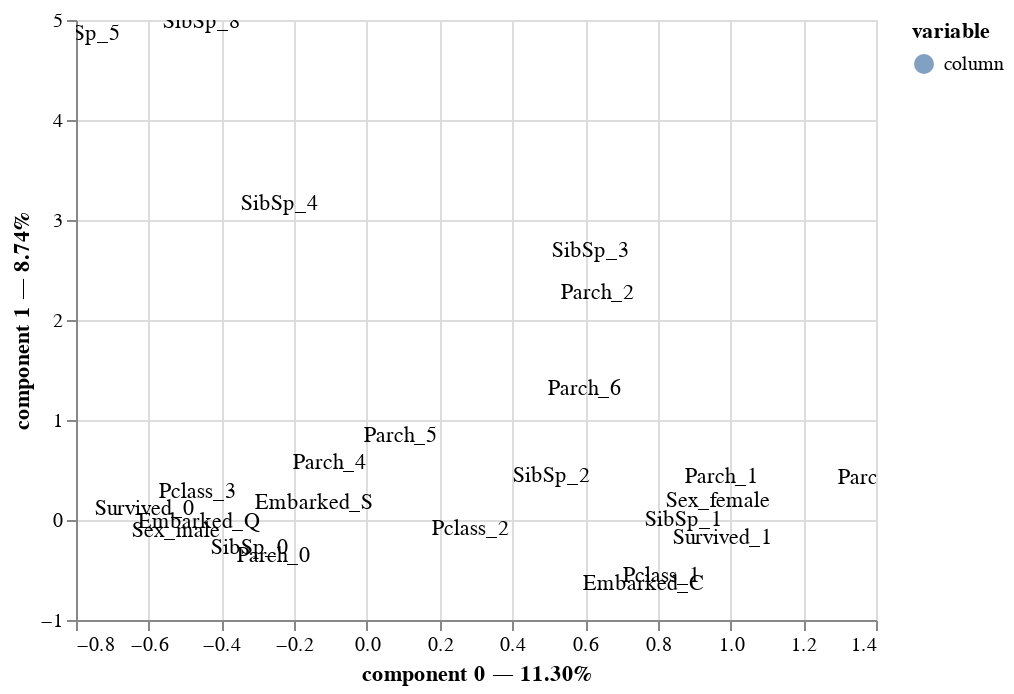

Notebook code cell kept with this figure:
### Markdown cell above
Für die erste Komponente können wir erkennen, dass insgesamt knapp 30% der Varianz durch die Überlebensrate erklärt wird. Zusätzlich kommen noch 25% und 15% die durch das Geschlecht und die Passagierklasse erklärt werden.

### Code cell
mca_fit.plot(datei[["Survived", "Pclass", "Sex", "SibSp","Embarked", "Parch"]], show_row_markers = False, show_column_markers = False, show_column_labels = True)

### Figure 1 — Vega-Lite specification as saved in the notebook (floating-point values rounded to 4 significant figures)
{"config": {"view": {"continuousWidth": 400, "continuousHeight": 300}}, "layer": [{"mark": {"type": "circle", "size": 0}, "encoding": {"color": {"field": "variable", "type": "nominal"}, "tooltip": [{"field": "variable", "type": "nominal"}, {"field": "value", "type": "nominal"}, {"field": "component 0", "type": "quantitative"}, {"field": "component 1", "type": "quantitative"}], "x": {"axis": {"title": "component 0 — 11.30%"}, "field": "component 0", "scale": {"zero": false}, "type": "quantitative"}, "y": {"axis": {"title": "component 1 — 8.74%"}, "field": "component 1", "scale": {"zero": false}, "type": "quantitative"}}, "selection": {"selector001": {"type": "interval", "bind": "scales", "encodings": ["x", "y"]}}}, {"mark": "text", "encoding": {"text": {"field": "label", "type": "nominal"}, "x": {"axis": {"title": "component 0 — 11.30%"}, "field": "component 0", "scale": {"zero": false}, "type": "quantitative"}, "y": {"axis": {"title": "component 1 — 8.74%"}, "field": "component 1", "scale": {"zero": false}, "type": "quantitative"}}}], "data": {"name": "data-3dc47b3ceb208f9e619357b7fbb82c71"}, "$schema": "https://vega.github.io/schema/vega-lite/v4.17.0.json", "datasets": {"data-3dc47b3ceb208f9e619357b7fbb82c71": [{"component 0": -0.609, "component 1": 0.1132, "component 2": -0.02064, "component 3": -0.1214, "component 4": -0.209, "component 5": 0.05734, "component 6": 0.1113, "component 7": 0.07571, "component 8": 0.01869, "component 9": 0.01652, "variable": "column", "value": "Survived_0", "label": "Survived_0"}, {"component 0": 0.9789, "component 1": -0.1826, "component 2": 0.03401, "component 3": 0.1957, "component 4": 0.3361, "component 5": -0.09207, "component 6": -0.1793, "component 7": -0.1214, "component 8": -0.03002, "component 9": -0.02652, "variable": "column", "value": "Survived_1", "label": "Survived_1"}, {"component 0": 0.812, "component 1": -0.5556, "component 2": 0.8395, "component 3": 0.136, "component 4": -0.5097, "component 5": 0.01417, "component 6": 0.09262, "component 7": 0.1463, "component 8": -0.01645, "component 9": 0.02434, "variable": "column", "value": "Pclass_1", "label": "Pclass_1"}, {"component 0": 0.2867, "component 1": -0.08609, "component 2": -0.4677, "component 3": -1.223, "component 4": 0.709, "component 5": -0.2837, "component 6": -0.3475, "component 7": -0.5674, "component 8": -0.03126, "component 9": -0.1692, "variable": "column", "value": "Pclass_2", "label": "Pclass_2"}, {"component 0": -0.4638, "component 1": 0.2761, "component 2": -0.1934, "component 3": 0.3989, "component 4": -0.04106, "component 5": 0.1001, "component 6": 0.08903, "component 7": 0.1483, "component 8": 0.01894, "component 9": 0.05272, "variable": "column", "value": "Pclass_3", "label": "Pclass_3"}, {"component 0": 0.9646, "component 1": 0.1931, "component 2": -0.1784, "component 3": 0.3197, "component 4": 0.444, "component 5": 0.1398, "component 6": -0.2353, "component 7": 0.06093, "component 8": 0.006169, "component 9": 0.006966, "variable": "column", "value": "Sex_female", "label": "Sex_female"}, {"component 0": -0.5242, "component 1": -0.1056, "component 2": 0.0976, "component 3": -0.1736, "component 4": -0.2413, "component 5": -0.07608, "component 6": 0.1277, "component 7": -0.0331, "component 8": -0.003368, "component 9": -0.003787, "variable": "column", "value": "Sex_male", "label": "Sex_male"}, {"component 0": -0.3204, "component 1": -0.2828, "component 2": 0.1612, "component 3": 0.09997, "component 4": 0.1801, "component 5": -0.09127, "component 6": -0.1765, "component 7": -0.004389, "component 8": 0.002468, "component 9": -0.004705, "variable": "column", "value": "SibSp_0", "label": "SibSp_0"}, {"component 0": 0.8732, "component 1": 0.0007273, "component 2": -0.4099, "component 3": -0.3594, "component 4": -0.4855, "component 5": 0.6749, "component 6": 0.2261, "component 7": -0.2814, "component 8": -0.0233, "component 9": -0.06634, "variable": "column", "value": "SibSp_1", "label": "SibSp_1"}, {"component 0": 0.509, "component 1": 0.4409, "component 2": -0.9757, "component 3": -0.2035, "component 4": 1.248, "component 5": -1.775, "component 6": 2.961, "component 7": 1.517, "component 8": 0.08644, "component 9": 0.3753, "variable": "column", "value": "SibSp_2", "label": "SibSp_2"}, {"component 0": 0.6153, "component 1": 2.694, "component 2": -0.3106, "component 3": -0.4641, "component 4": -1.207, "component 5": -1.127, "component 6": -3.137, "component 7": 5.091, "component 8": -0.1795, "component 9": 1.834, "variable": "column", "value": "SibSp_3", "label": "SibSp_3"}, {"component 0": -0.2387, "component 1": 3.163, "component 2": -1.535, "component 3": 1.673, "component 4": -2.327, "component 5": -2.051, "component 6": 0.5715, "component 7": -2.734, "component 8": 0.2581, "component 9": -1.116, "variable": "column", "value": "SibSp_4", "label": "SibSp_4"}, {"component 0": -0.7833, "component 1": 4.857, "component 2": 4.133, "component 3": -0.4712, "component 4": 0.9332, "component 5": 1.276, "component 6": 2.326, "component 7": -3.92, "component 8": -4.899, "component 9": 7.887, "variable": "column", "value": "SibSp_5", "label": "SibSp_5"}, {"component 0": -0.4542, "component 1": 4.976, "component 2": 3.887, "component 3": -0.004949, "component 4": 1.97, "component 5": 1.814, "component 6": 0.7386, "component 7": 0.9127, "component 8": 3.381, "component 9": -6.068, "variable": "column", "value": "SibSp_8", "label": "SibSp_8"}, {"component 0": 0.7588, "component 1": -0.642, "component 2": 0.7553, "component 3": 0.4998, "component 4": -0.6321, "component 5": -0.1278, "component 6": 0.6028, "component 7": 0.153, "component 8": 0.07526, "component 9": 0.07877, "variable": "column", "value": "Embarked_C", "label": "Embarked_C"}, {"component 0": -0.4609, "component 1": -0.01713, "component 2": -1.112, "component 3": 2.237, "component 4": 0.735, "component 5": -0.04554, "component 6": -0.1148, "component 7": -0.2179, "component 8": -0.04359, "component 9": -0.07118, "variable": "column", "value": "Embarked_Q", "label": "Embarked_Q"}, {"component 0": -0.1462, "component 1": 0.1719, "component 2": -0.06645, "component 3": -0.3999, "component 4": 0.07539, "component 5": 0.03887, "component 6": -0.1419, "component 7": -0.01412, "component 8": -0.01437, "component 9": -0.01206, "variable": "column", "value": "Embarked_S", "label": "Embarked_S"}, {"component 0": -0.2554, "component 1": -0.3584, "component 2": 0.0929, "component 3": 0.04763, "component 4": 0.1482, "component 5": 0.0008702, "component 6": -0.06039, "component 7": -0.0001246, "component 8": 0.02237, "component 9": 0.006041, "variable": "column", "value": "Parch_0", "label": "Parch_0"}, {"component 0": 0.9753, "component 1": 0.4316, "component 2": -1.09, "component 3": -0.2891, "component 4": -1.223, "component 5": -0.6275, "component 6": 0.006274, "component 7": -0.0713, "component 8": 0.006311, "component 9": -0.01601, "variable": "column", "value": "Parch_1", "label": "Parch_1"}, {"component 0": 0.6355, "component 1": 2.274, "component 2": 1.299, "component 3": 0.0834, "component 4": 0.4199, "component 5": -0.04616, "component 6": 0.007988, "component 7": -0.2131, "component 8": -0.02308, "component 9": -0.05694, "variable": "column", "value": "Parch_2", "label": "Parch_2"}, {"component 0": 1.396, "component 1": 0.4205, "component 2": -2.825, "component 3": -1.721, "component 4": 4.052, "component 5": 0.5231, "component 6": 7.433, "component 7": 3.276, "component 8": -0.2284, "component 9": 0.7159, "variable": "column", "value": "Parch_3", "label": "Parch_3"}, {"component 0": -0.1016, "component 1": 0.5691, "component 2": -1.285, "component 3": -1.487, "component 4": -3.372, "component 5": 7.514, "component 6": 2.508, "component 7": 2.523, "component 8": -3.996, "component 9": -4.25, "variable": "column", "value": "Parch_4", "label": "Parch_4"}, {"component 0": 0.09504, "component 1": 0.8444, "component 2": -3.052, "component 3": 2.125, "component 4": 1.019, "component 5": 6.692, "component 6": -1.757, "component 7": 0.292, "component 8": -4.039, "component 9": 0.6681, "variable": "column", "value": "Parch_5", "label": "Parch_5"}, {"component 0": 0.5985, "component 1": 1.315, "component 2": -3.385, "component 3": -0.6703, "component 4": -1.431, "component 5": 11.01, "component 6": 0.9443, "component 7": -2.358, "component 8": 23.25, "component 9": 12.43, "variable": "column", "value": "Parch_6", "label": "Parch_6"}]}}
